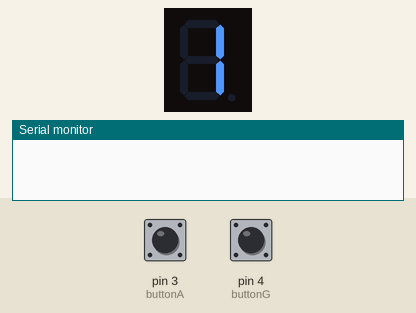
Simulated run of this sketch. Board: Arduino Uno, built with avr-gcc and run on an emulated ATmega328P. Shown: 1-digit seven-segment display, the last lines printed to the serial monitor. Wiring (inferred from the names in the program): 1-digit 7-segment display, segments lit when LOW: segments pin 5, pin 6, pin 7, pin 8, pin 9, pin 10, pin 11, pin 12. The test bench sets the inputs (shaded band); at power-on: pin 4 (buttonG) HIGH, pin 3 (buttonA) HIGH. Random numbers use the default seed unless the sketch sets one; the segment pins are drawn as the display they are named for.

Above: at 1.2 s.
1.3 s: pin 4 (buttonG) pulled LOW for 0.15 s
At 2.1 s:
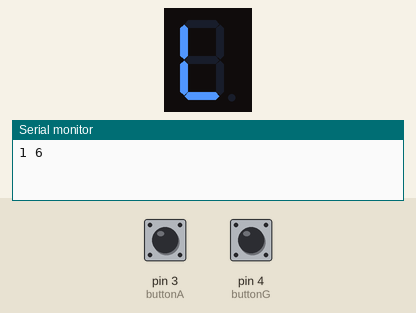
3.8 s: pin 3 (buttonA) pulled LOW for 0.15 s
At 5.0 s:
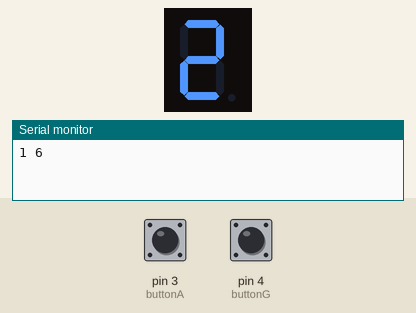
5.4 s: pin 3 (buttonA) pulled LOW for 1 s
At 6.4 s:
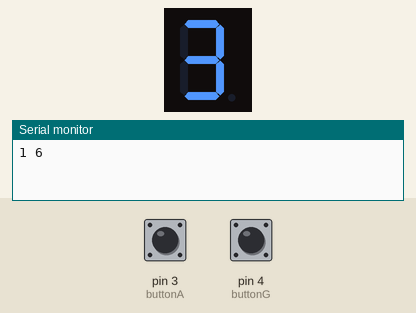
Timing chart, 0 to 8.4 s (numbered marks = the images above; inputs shaded):
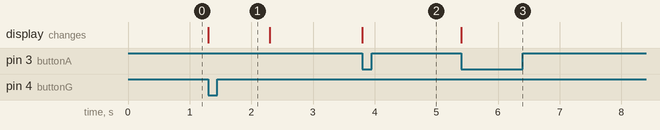

Measured:
- after the input at 1.3 s, the display: changes at once (image 1)
- after the input at 3.8 s, the display: changes at once (image 2)
- after the input at 5.4 s, the display: changes at once (image 3)

The sketch:

number_guess.ino
```cpp
int bitPattern[12] = {B11111001, B10100100, B10110000, B10011001, B10010010, B10000010, B11111000, B10000000, B10010000, B11000000, B11001110, B11000111};
long randNumber;
const byte numPins = 8;
const int segmentPins[8] = {5, 6, 7, 8, 9, 10, 11, 12};
int currentNum = 0;
int currentRand = 5;
boolean isBitSet;
int buttonA = 3;
int buttonG = 4;

void setup()
{
  // setup pin mode and randomseed
  Serial.begin(9600);
  pinMode(buttonA, INPUT_PULLUP);
  pinMode(buttonG, INPUT_PULLUP);
  for (int i = 0; i < numPins; i++)
  {
    pinMode(segmentPins[i], OUTPUT);
  }
  randomSeed(analogRead(0));
  for (int segment = 0; segment < 8; segment++)
  {
    isBitSet = bitRead(bitPattern[0], segment);
    digitalWrite(segmentPins[segment], isBitSet);
  }
}

bool lastBtnStatusA = HIGH;
bool lastBtnStatusG = HIGH;

void loop()
{
  bool currentBtnStatusA = digitalRead(buttonA);
  bool currentBtnStatusG = digitalRead(buttonG);

  // display 7 segment
  if (currentBtnStatusA < lastBtnStatusA)
  {
    handle_add_button();
  }

  lastBtnStatusA = currentBtnStatusA;

  if (currentBtnStatusG < lastBtnStatusG)
  {
    handle_guest_button();
  }

  lastBtnStatusG = currentBtnStatusG;

  delay(50);
}

void handle_add_button()
{
  // press to increase the number
  currentNum = (currentNum + 1) % 9;
  for (int segment = 0; segment < 8; segment++)
  {
    isBitSet = bitRead(bitPattern[currentNum], segment);
    digitalWrite(segmentPins[segment], isBitSet);
  }
}

void handle_guest_button()
{
  // press guess answer
  Serial.print(currentNum+1);
  Serial.print(" ");
  Serial.println(currentRand+1);
  if (currentNum > currentRand) {
    for (int segment = 0; segment < 8; segment++)
    {
      isBitSet = bitRead(bitPattern[10], segment);
      digitalWrite(segmentPins[segment], isBitSet);
    }
    delay(1000);
    for (int segment = 0; segment < 8; segment++)
    {
      isBitSet = bitRead(bitPattern[currentNum], segment);
      digitalWrite(segmentPins[segment], isBitSet);
    }
    return;
  }
  if (currentNum < currentRand) {
    for (int segment = 0; segment < 8; segment++)
    {
      isBitSet = bitRead(bitPattern[11], segment);
      digitalWrite(segmentPins[segment], isBitSet);
    }
    delay(1000);
    for (int segment = 0; segment < 8; segment++)
    {
      isBitSet = bitRead(bitPattern[currentNum], segment);
      digitalWrite(segmentPins[segment], isBitSet);
    }
    return;
  }
  if (currentNum == currentRand) {
    for (int segment = 0; segment < 8; segment++)
    {
      isBitSet = bitRead(bitPattern[9], segment);
      digitalWrite(segmentPins[segment], isBitSet);
    }
    delay(1000);
  }
  currentRand = random(0, 8);
  Serial.println(currentRand);

  for (int segment = 0; segment < 8; segment++)
  {
    isBitSet = bitRead(bitPattern[currentNum], segment);
    digitalWrite(segmentPins[segment], isBitSet);
  }
}
```
